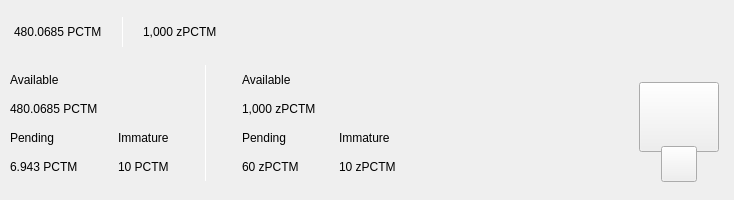
<?xml version="1.0" encoding="UTF-8"?>
<ui version="4.0">
 <class>TopBar</class>
 <widget class="QWidget" name="TopBar">
  <property name="geometry">
   <rect>
    <x>0</x>
    <y>0</y>
    <width>734</width>
    <height>200</height>
   </rect>
  </property>
  <property name="minimumSize">
   <size>
    <width>0</width>
    <height>200</height>
   </size>
  </property>
  <property name="maximumSize">
   <size>
    <width>16777215</width>
    <height>200</height>
   </size>
  </property>
  <property name="windowTitle">
   <string>Form</string>
  </property>
  <layout class="QVBoxLayout" name="verticalLayout_10" stretch="0">
   <property name="spacing">
    <number>0</number>
   </property>
   <property name="leftMargin">
    <number>0</number>
   </property>
   <property name="topMargin">
    <number>0</number>
   </property>
   <property name="rightMargin">
    <number>0</number>
   </property>
   <property name="bottomMargin">
    <number>0</number>
   </property>
   <item>
    <widget class="PFBorderImage" name="containerTop" native="true">
     <layout class="QVBoxLayout" name="verticalLayout_11">
      <property name="spacing">
       <number>0</number>
      </property>
      <property name="leftMargin">
       <number>0</number>
      </property>
      <property name="topMargin">
       <number>0</number>
      </property>
      <property name="rightMargin">
       <number>0</number>
      </property>
      <property name="bottomMargin">
       <number>0</number>
      </property>
      <item>
       <widget class="QWidget" name="top_container_2" native="true">
        <property name="minimumSize">
         <size>
          <width>0</width>
          <height>65</height>
         </size>
        </property>
        <layout class="QHBoxLayout" name="top_container">
         <property name="spacing">
          <number>0</number>
         </property>
         <property name="leftMargin">
          <number>14</number>
         </property>
         <property name="topMargin">
          <number>0</number>
         </property>
         <property name="rightMargin">
          <number>14</number>
         </property>
         <property name="bottomMargin">
          <number>0</number>
         </property>
         <item alignment="Qt::AlignVCenter">
          <widget class="QWidget" name="widgetTopAmount" native="true">
           <property name="sizePolicy">
            <sizepolicy hsizetype="Preferred" vsizetype="Maximum">
             <horstretch>0</horstretch>
             <verstretch>0</verstretch>
            </sizepolicy>
           </property>
           <layout class="QHBoxLayout" name="horizontalLayout_5">
            <property name="spacing">
             <number>0</number>
            </property>
            <property name="leftMargin">
             <number>0</number>
            </property>
            <property name="topMargin">
             <number>0</number>
            </property>
            <property name="rightMargin">
             <number>0</number>
            </property>
            <property name="bottomMargin">
             <number>0</number>
            </property>
            <item alignment="Qt::AlignTop">
             <widget class="QLabel" name="labelAmountTopPiv">
              <property name="minimumSize">
               <size>
                <width>0</width>
                <height>36</height>
               </size>
              </property>
              <property name="styleSheet">
               <string notr="true">padding:0px;margin:0px;</string>
              </property>
              <property name="text">
               <string notr="true">480.0685 PCTM</string>
              </property>
             </widget>
            </item>
            <item>
             <spacer name="horizontalSpacer_11">
              <property name="orientation">
               <enum>Qt::Horizontal</enum>
              </property>
              <property name="sizeType">
               <enum>QSizePolicy::Fixed</enum>
              </property>
              <property name="sizeHint" stdset="0">
               <size>
                <width>20</width>
                <height>20</height>
               </size>
              </property>
             </spacer>
            </item>
            <item alignment="Qt::AlignVCenter">
             <widget class="QLabel" name="typeSpacerTop">
              <property name="minimumSize">
               <size>
                <width>1</width>
                <height>30</height>
               </size>
              </property>
              <property name="maximumSize">
               <size>
                <width>1</width>
                <height>30</height>
               </size>
              </property>
              <property name="styleSheet">
               <string notr="true">background-color:white;
padding:0px;
border:none;</string>
              </property>
              <property name="text">
               <string/>
              </property>
             </widget>
            </item>
            <item>
             <spacer name="horizontalSpacer_12">
              <property name="orientation">
               <enum>Qt::Horizontal</enum>
              </property>
              <property name="sizeType">
               <enum>QSizePolicy::Fixed</enum>
              </property>
              <property name="sizeHint" stdset="0">
               <size>
                <width>20</width>
                <height>20</height>
               </size>
              </property>
             </spacer>
            </item>
            <item alignment="Qt::AlignTop">
             <widget class="QLabel" name="labelAmountTopzPCTM">
              <property name="minimumSize">
               <size>
                <width>0</width>
                <height>36</height>
               </size>
              </property>
              <property name="text">
               <string notr="true">1,000 zPCTM</string>
              </property>
             </widget>
            </item>
           </layout>
          </widget>
         </item>
         <item>
          <spacer name="horizontalSpacer">
           <property name="orientation">
            <enum>Qt::Horizontal</enum>
           </property>
           <property name="sizeHint" stdset="0">
            <size>
             <width>40</width>
             <height>20</height>
            </size>
           </property>
          </spacer>
         </item>
         <item>
          <layout class="QHBoxLayout" name="horizontalLayout_4">
           <property name="spacing">
            <number>12</number>
           </property>
           <property name="rightMargin">
            <number>0</number>
           </property>
           <item alignment="Qt::AlignRight">
            <widget class="QWidget" name="layoutSync" native="true">
             <property name="minimumSize">
              <size>
               <width>0</width>
               <height>36</height>
              </size>
             </property>
             <property name="maximumSize">
              <size>
               <width>16777215</width>
               <height>36</height>
              </size>
             </property>
             <layout class="QVBoxLayout" name="verticalLayout_9">
              <property name="leftMargin">
               <number>0</number>
              </property>
              <property name="topMargin">
               <number>0</number>
              </property>
              <property name="rightMargin">
               <number>0</number>
              </property>
              <property name="bottomMargin">
               <number>0</number>
              </property>
              <item>
               <widget class="ExpandableButton" name="pushButtonSync" native="true">
                <property name="minimumSize">
                 <size>
                  <width>36</width>
                  <height>36</height>
                 </size>
                </property>
                <property name="maximumSize">
                 <size>
                  <width>16777215</width>
                  <height>36</height>
                 </size>
                </property>
               </widget>
              </item>
             </layout>
            </widget>
           </item>
           <item>
            <widget class="ExpandableButton" name="pushButtonHDUpgrade" native="true">
             <property name="minimumSize">
              <size>
               <width>36</width>
               <height>36</height>
              </size>
             </property>
            </widget>
           </item>
           <item>
            <widget class="ExpandableButton" name="pushButtonStack" native="true">
             <property name="minimumSize">
              <size>
               <width>36</width>
               <height>36</height>
              </size>
             </property>
            </widget>
           </item>
           <item>
            <widget class="ExpandableButton" name="pushButtonColdStaking" native="true">
             <property name="minimumSize">
              <size>
               <width>36</width>
               <height>36</height>
              </size>
             </property>
            </widget>
           </item>
           <item>
            <widget class="ExpandableButton" name="pushButtonConnection" native="true">
             <property name="minimumSize">
              <size>
               <width>36</width>
               <height>36</height>
              </size>
             </property>
            </widget>
           </item>
           <item>
            <widget class="ExpandableButton" name="pushButtonTor" native="true">
             <property name="minimumSize">
              <size>
               <width>36</width>
               <height>36</height>
              </size>
             </property>
            </widget>
           </item>
           <item>
            <widget class="ExpandableButton" name="pushButtonLock" native="true">
             <property name="sizePolicy">
              <sizepolicy hsizetype="Expanding" vsizetype="Expanding">
               <horstretch>0</horstretch>
               <verstretch>0</verstretch>
              </sizepolicy>
             </property>
             <property name="minimumSize">
              <size>
               <width>36</width>
               <height>0</height>
              </size>
             </property>
            </widget>
           </item>
           <item>
            <widget class="ExpandableButton" name="pushButtonTheme" native="true">
             <property name="minimumSize">
              <size>
               <width>36</width>
               <height>36</height>
              </size>
             </property>
             <property name="maximumSize">
              <size>
               <width>16777215</width>
               <height>36</height>
              </size>
             </property>
            </widget>
           </item>
           <item>
            <widget class="ExpandableButton" name="pushButtonFAQ" native="true">
             <property name="minimumSize">
              <size>
               <width>36</width>
               <height>36</height>
              </size>
             </property>
            </widget>
           </item>
          </layout>
         </item>
        </layout>
       </widget>
      </item>
      <item>
       <widget class="QWidget" name="bottom_container" native="true">
        <property name="minimumSize">
         <size>
          <width>0</width>
          <height>135</height>
         </size>
        </property>
        <layout class="QHBoxLayout" name="botton_container">
         <property name="leftMargin">
          <number>10</number>
         </property>
         <property name="topMargin">
          <number>0</number>
         </property>
         <property name="rightMargin">
          <number>10</number>
         </property>
         <property name="bottomMargin">
          <number>10</number>
         </property>
         <item>
          <layout class="QHBoxLayout" name="horizontalLayout_3">
           <property name="bottomMargin">
            <number>9</number>
           </property>
           <item>
            <layout class="QVBoxLayout" name="verticalLayout_7">
             <property name="spacing">
              <number>0</number>
             </property>
             <property name="leftMargin">
              <number>0</number>
             </property>
             <property name="rightMargin">
              <number>30</number>
             </property>
             <item>
              <layout class="QVBoxLayout" name="verticalLayout_2">
               <item>
                <widget class="QLabel" name="labelTitle1">
                 <property name="text">
                  <string>Available</string>
                 </property>
                </widget>
               </item>
               <item>
                <widget class="QLabel" name="labelAmountPiv">
                 <property name="text">
                  <string notr="true">480.0685 PCTM</string>
                 </property>
                </widget>
               </item>
              </layout>
             </item>
             <item>
              <layout class="QHBoxLayout" name="horizontalLayout_2">
               <property name="spacing">
                <number>0</number>
               </property>
               <item>
                <layout class="QVBoxLayout" name="verticalLayout_3">
                 <item>
                  <widget class="QLabel" name="labelTitle3">
                   <property name="text">
                    <string>Pending</string>
                   </property>
                  </widget>
                 </item>
                 <item>
                  <widget class="QLabel" name="labelPendingPiv">
                   <property name="text">
                    <string notr="true">6.943 PCTM</string>
                   </property>
                  </widget>
                 </item>
                </layout>
               </item>
               <item>
                <spacer name="horizontalSpacer_3">
                 <property name="orientation">
                  <enum>Qt::Horizontal</enum>
                 </property>
                 <property name="sizeType">
                  <enum>QSizePolicy::Fixed</enum>
                 </property>
                 <property name="sizeHint" stdset="0">
                  <size>
                   <width>40</width>
                   <height>20</height>
                  </size>
                 </property>
                </spacer>
               </item>
               <item>
                <layout class="QVBoxLayout" name="verticalLayout_4">
                 <item>
                  <widget class="QLabel" name="labelTitle4">
                   <property name="text">
                    <string>Immature</string>
                   </property>
                  </widget>
                 </item>
                 <item>
                  <widget class="QLabel" name="labelImmaturePiv">
                   <property name="text">
                    <string notr="true">10 PCTM</string>
                   </property>
                  </widget>
                 </item>
                </layout>
               </item>
              </layout>
             </item>
            </layout>
           </item>
           <item>
            <widget class="QLabel" name="typeSpacerExpanded">
             <property name="minimumSize">
              <size>
               <width>1</width>
               <height>100</height>
              </size>
             </property>
             <property name="maximumSize">
              <size>
               <width>1</width>
               <height>16777215</height>
              </size>
             </property>
             <property name="styleSheet">
              <string notr="true">background-color:white;
padding:0px;
border:none;</string>
             </property>
             <property name="text">
              <string/>
             </property>
            </widget>
           </item>
           <item>
            <widget class="QWidget" name="zerocoinBalances" native="true">
             <layout class="QVBoxLayout" name="verticalLayout_8">
              <property name="spacing">
               <number>0</number>
              </property>
              <property name="leftMargin">
               <number>30</number>
              </property>
              <property name="topMargin">
               <number>0</number>
              </property>
              <property name="rightMargin">
               <number>0</number>
              </property>
              <property name="bottomMargin">
               <number>0</number>
              </property>
              <item>
               <layout class="QVBoxLayout" name="verticalLayout">
                <item>
                 <widget class="QLabel" name="labelTitleAvailablezPCTM">
                  <property name="text">
                   <string>Available</string>
                  </property>
                 </widget>
                </item>
                <item>
                 <widget class="QLabel" name="labelAvailablezPCTM">
                  <property name="text">
                   <string notr="true">1,000 zPCTM</string>
                  </property>
                 </widget>
                </item>
               </layout>
              </item>
              <item>
               <layout class="QHBoxLayout" name="horizontalLayout">
                <property name="spacing">
                 <number>0</number>
                </property>
                <item>
                 <layout class="QVBoxLayout" name="verticalLayout_5">
                  <item>
                   <widget class="QLabel" name="labelTitlePendingzPCTM">
                    <property name="text">
                     <string>Pending</string>
                    </property>
                   </widget>
                  </item>
                  <item>
                   <widget class="QLabel" name="labelPendingzPCTM">
                    <property name="text">
                     <string notr="true">60 zPCTM</string>
                    </property>
                   </widget>
                  </item>
                 </layout>
                </item>
                <item>
                 <spacer name="horizontalSpacer_4">
                  <property name="orientation">
                   <enum>Qt::Horizontal</enum>
                  </property>
                  <property name="sizeType">
                   <enum>QSizePolicy::Fixed</enum>
                  </property>
                  <property name="sizeHint" stdset="0">
                   <size>
                    <width>40</width>
                    <height>20</height>
                   </size>
                  </property>
                 </spacer>
                </item>
                <item>
                 <layout class="QVBoxLayout" name="verticalLayout_6">
                  <item>
                   <widget class="QLabel" name="labelTitleImmaturezPCTM">
                    <property name="text">
                     <string>Immature</string>
                    </property>
                   </widget>
                  </item>
                  <item>
                   <widget class="QLabel" name="labelImmaturezPCTM">
                    <property name="text">
                     <string notr="true">10 zPCTM</string>
                    </property>
                   </widget>
                  </item>
                 </layout>
                </item>
               </layout>
              </item>
             </layout>
            </widget>
           </item>
          </layout>
         </item>
         <item>
          <spacer name="horizontalSpacer_2">
           <property name="orientation">
            <enum>Qt::Horizontal</enum>
           </property>
           <property name="sizeHint" stdset="0">
            <size>
             <width>40</width>
             <height>20</height>
            </size>
           </property>
          </spacer>
         </item>
         <item alignment="Qt::AlignHCenter|Qt::AlignVCenter">
          <widget class="QWidget" name="qrContainer" native="true">
           <property name="sizePolicy">
            <sizepolicy hsizetype="Preferred" vsizetype="Minimum">
             <horstretch>0</horstretch>
             <verstretch>0</verstretch>
            </sizepolicy>
           </property>
           <property name="minimumSize">
            <size>
             <width>90</width>
             <height>110</height>
            </size>
           </property>
           <property name="maximumSize">
            <size>
             <width>90</width>
             <height>110</height>
            </size>
           </property>
           <layout class="QVBoxLayout" name="containerQR">
            <property name="spacing">
             <number>0</number>
            </property>
            <property name="leftMargin">
             <number>5</number>
            </property>
            <property name="topMargin">
             <number>10</number>
            </property>
            <property name="rightMargin">
             <number>5</number>
            </property>
            <property name="bottomMargin">
             <number>0</number>
            </property>
            <item>
             <widget class="QPushButton" name="btnQr">
              <property name="minimumSize">
               <size>
                <width>70</width>
                <height>70</height>
               </size>
              </property>
              <property name="maximumSize">
               <size>
                <width>16777215</width>
                <height>70</height>
               </size>
              </property>
              <property name="focusPolicy">
               <enum>Qt::NoFocus</enum>
              </property>
              <property name="text">
               <string/>
              </property>
              <property name="iconSize">
               <size>
                <width>70</width>
                <height>70</height>
               </size>
              </property>
             </widget>
            </item>
            <item>
             <spacer name="verticalSpacer">
              <property name="orientation">
               <enum>Qt::Vertical</enum>
              </property>
              <property name="sizeType">
               <enum>QSizePolicy::Fixed</enum>
              </property>
              <property name="sizeHint" stdset="0">
               <size>
                <width>20</width>
                <height>20</height>
               </size>
              </property>
             </spacer>
            </item>
            <item alignment="Qt::AlignHCenter|Qt::AlignBottom">
             <widget class="QPushButton" name="pushButtonQR">
              <property name="minimumSize">
               <size>
                <width>36</width>
                <height>36</height>
               </size>
              </property>
              <property name="maximumSize">
               <size>
                <width>36</width>
                <height>36</height>
               </size>
              </property>
              <property name="focusPolicy">
               <enum>Qt::NoFocus</enum>
              </property>
              <property name="text">
               <string/>
              </property>
             </widget>
            </item>
           </layout>
          </widget>
         </item>
        </layout>
       </widget>
      </item>
     </layout>
    </widget>
   </item>
  </layout>
 </widget>
 <customwidgets>
  <customwidget>
   <class>ExpandableButton</class>
   <extends>QWidget</extends>
   <header>qt/pivx/expandablebutton.h</header>
   <container>1</container>
  </customwidget>
  <customwidget>
   <class>PFBorderImage</class>
   <extends>QFrame</extends>
   <header>qt/pivx/pfborderimage.h</header>
   <container>1</container>
  </customwidget>
 </customwidgets>
 <resources/>
 <connections/>
</ui>
